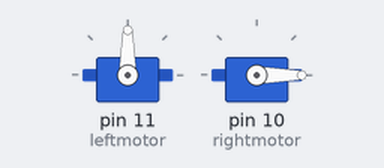
A sketch run on a simulated Arduino Uno, built with avr-gcc and run on an emulated ATmega328P. Shown: 2 × servo. What the sketch prints to the serial monitor is not drawn.

Above: at 3.1 s.
At 7.5 s:
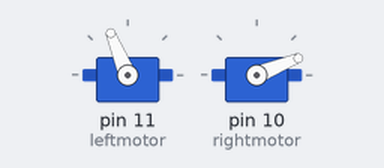
At 12.11 s:
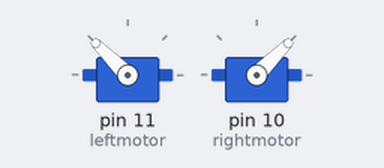
At 21.1 s:
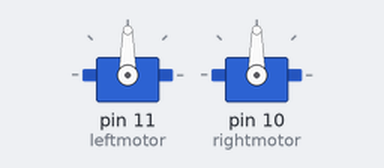
Timing chart, 0 to 22.6 s (numbered marks = the images above):
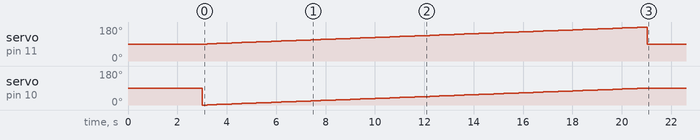

The sketch:

spiral.ino
```cpp
#include <Servo.h> // servo library

Servo rightmotor; // Servo object
Servo leftmotor; // Servo object


const int a = 1; //accelleration value
int v = 0; //start value for speed

void setup() {
  // put your setup code here, to run once:
  Serial.begin(9600); //start serial output at 9600 baud
    leftmotor.attach(11, 1000, 2000); // left drive motor pin#, pulse time for 0,pulse time for 180
    rightmotor.attach(10, 1000, 2000); // right drive motor pin#, pulse time for 0,pulse time for 180
delay(3000); //grace period

}

void loop() {
  // put your main code here, to run repeatedly:
 Serial.println(v); //print v to serial
 if (v<90){
  forward(v); //exectute drive based on value of v
  delay(200);
  v = v + a; //ramp up v by factor a
 }
 else{
 rightmotor.write(90); //when both motors at full speed, keep speed
 leftmotor.write(90);
 }
}


void forward(int v){
        rightmotor.write(v); //start motor at full speed back, ramp down as v goes up
        leftmotor.write(90+v); //start motor with no speed, ramp up as v goes up
}
```

Measured:
- by itself, servo on pin 11 (leftmotor): rises from 90° to 179° in 17.6 s, then falls to 90° in 0.20 s
- by itself, servo on pin 10 (rightmotor): 90° → 0° at 3.0 s, → 1° 0.20 s later, → 2° 0.20 s later, → 3° 0.20 s later, … (91 changes in this stretch)
